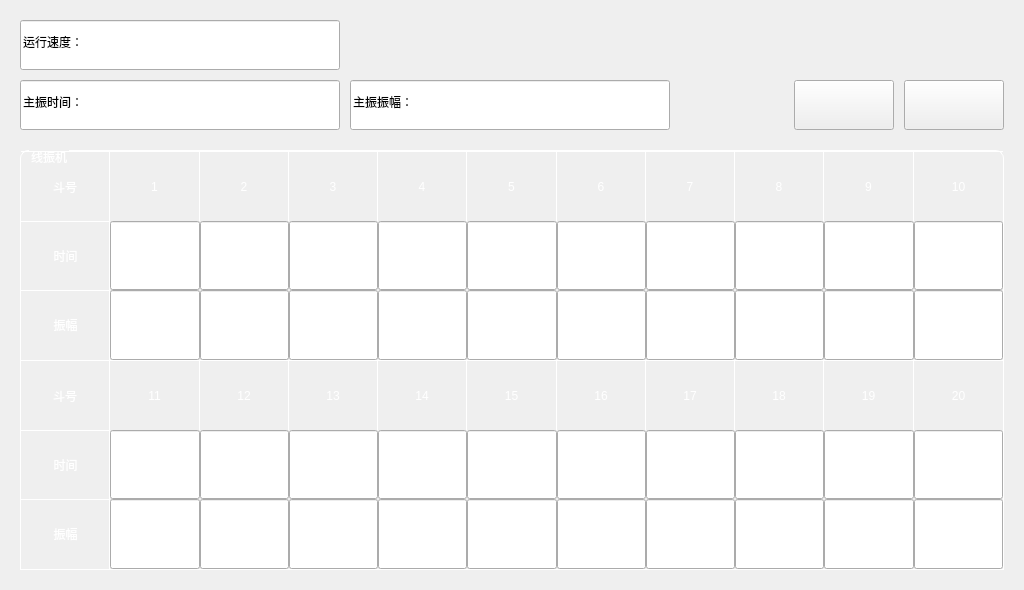
<?xml version="1.0" encoding="UTF-8"?>
<ui version="4.0">
 <class>FormMainModifyParam</class>
 <widget class="QWidget" name="FormMainModifyParam">
  <property name="geometry">
   <rect>
    <x>0</x>
    <y>0</y>
    <width>1024</width>
    <height>590</height>
   </rect>
  </property>
  <property name="windowTitle">
   <string>Form</string>
  </property>
  <widget class="QImageLineEdit" name="zz_sj">
   <property name="geometry">
    <rect>
     <x>20</x>
     <y>80</y>
     <width>320</width>
     <height>50</height>
    </rect>
   </property>
   <property name="whatsThis">
    <string>主振时间：?</string>
   </property>
   <property name="text">
    <string>主振时间：</string>
   </property>
  </widget>
  <widget class="QImageLineEdit" name="zz_zf">
   <property name="geometry">
    <rect>
     <x>350</x>
     <y>80</y>
     <width>320</width>
     <height>50</height>
    </rect>
   </property>
   <property name="whatsThis">
    <string>主振振幅：?</string>
   </property>
   <property name="text">
    <string>主振振幅：</string>
   </property>
  </widget>
  <widget class="QImageLineEdit" name="runspeed">
   <property name="geometry">
    <rect>
     <x>20</x>
     <y>20</y>
     <width>320</width>
     <height>50</height>
    </rect>
   </property>
   <property name="whatsThis">
    <string>运行速度：?</string>
   </property>
   <property name="text">
    <string>运行速度：</string>
   </property>
  </widget>
  <widget class="QGroupBox" name="groupBox">
   <property name="geometry">
    <rect>
     <x>20</x>
     <y>150</y>
     <width>984</width>
     <height>420</height>
    </rect>
   </property>
   <property name="styleSheet">
    <string notr="true">QGroupBox {
color: white;
border: 1px solid white;
border-top-left-radius:8px;
border-top-right-radius:8px;
margin-top: 0.5em;
padding-top: 0.6em;
}
QGroupBox::title {
subcontrol-origin: margin;
left: 9px;
}</string>
   </property>
   <property name="title">
    <string>线振机</string>
   </property>
   <layout class="QVBoxLayout" name="verticalLayout">
    <property name="spacing">
     <number>0</number>
    </property>
    <property name="leftMargin">
     <number>0</number>
    </property>
    <property name="topMargin">
     <number>0</number>
    </property>
    <property name="rightMargin">
     <number>0</number>
    </property>
    <property name="bottomMargin">
     <number>0</number>
    </property>
    <item>
     <widget class="QWidget" name="widget" native="true">
      <property name="styleSheet">
       <string notr="true">QLabel, QPushButton {
border-top: 1px solid white;
border-right: 1px solid white;
color: white;
}</string>
      </property>
      <layout class="QGridLayout" name="gridLayout">
       <property name="leftMargin">
        <number>0</number>
       </property>
       <property name="topMargin">
        <number>0</number>
       </property>
       <property name="rightMargin">
        <number>0</number>
       </property>
       <property name="bottomMargin">
        <number>0</number>
       </property>
       <property name="spacing">
        <number>0</number>
       </property>
       <item row="0" column="10">
        <widget class="QLabel" name="dn_10">
         <property name="styleSheet">
          <string notr="true">border-right: 0px;</string>
         </property>
         <property name="text">
          <string>10</string>
         </property>
         <property name="alignment">
          <set>Qt::AlignCenter</set>
         </property>
        </widget>
       </item>
       <item row="3" column="6">
        <widget class="QLabel" name="dn_16">
         <property name="text">
          <string>16</string>
         </property>
         <property name="alignment">
          <set>Qt::AlignCenter</set>
         </property>
        </widget>
       </item>
       <item row="3" column="9">
        <widget class="QLabel" name="dn_19">
         <property name="text">
          <string>19</string>
         </property>
         <property name="alignment">
          <set>Qt::AlignCenter</set>
         </property>
        </widget>
       </item>
       <item row="0" column="7">
        <widget class="QLabel" name="dn_7">
         <property name="text">
          <string>7</string>
         </property>
         <property name="alignment">
          <set>Qt::AlignCenter</set>
         </property>
        </widget>
       </item>
       <item row="1" column="4">
        <widget class="QLineEdit" name="xz_sj_4">
         <property name="sizePolicy">
          <sizepolicy hsizetype="Ignored" vsizetype="Preferred">
           <horstretch>0</horstretch>
           <verstretch>0</verstretch>
          </sizepolicy>
         </property>
         <property name="alignment">
          <set>Qt::AlignCenter</set>
         </property>
        </widget>
       </item>
       <item row="0" column="2">
        <widget class="QLabel" name="dn_2">
         <property name="text">
          <string>2</string>
         </property>
         <property name="alignment">
          <set>Qt::AlignCenter</set>
         </property>
        </widget>
       </item>
       <item row="4" column="3">
        <widget class="QLineEdit" name="xz_sj_13">
         <property name="sizePolicy">
          <sizepolicy hsizetype="Ignored" vsizetype="Preferred">
           <horstretch>0</horstretch>
           <verstretch>0</verstretch>
          </sizepolicy>
         </property>
         <property name="alignment">
          <set>Qt::AlignCenter</set>
         </property>
        </widget>
       </item>
       <item row="3" column="8">
        <widget class="QLabel" name="dn_18">
         <property name="text">
          <string>18</string>
         </property>
         <property name="alignment">
          <set>Qt::AlignCenter</set>
         </property>
        </widget>
       </item>
       <item row="1" column="0">
        <widget class="QPushButton" name="lab_2">
         <property name="sizePolicy">
          <sizepolicy hsizetype="Preferred" vsizetype="Preferred">
           <horstretch>0</horstretch>
           <verstretch>0</verstretch>
          </sizepolicy>
         </property>
         <property name="text">
          <string>时间</string>
         </property>
        </widget>
       </item>
       <item row="1" column="2">
        <widget class="QLineEdit" name="xz_sj_2">
         <property name="sizePolicy">
          <sizepolicy hsizetype="Ignored" vsizetype="Preferred">
           <horstretch>0</horstretch>
           <verstretch>0</verstretch>
          </sizepolicy>
         </property>
         <property name="alignment">
          <set>Qt::AlignCenter</set>
         </property>
        </widget>
       </item>
       <item row="1" column="8">
        <widget class="QLineEdit" name="xz_sj_8">
         <property name="sizePolicy">
          <sizepolicy hsizetype="Ignored" vsizetype="Preferred">
           <horstretch>0</horstretch>
           <verstretch>0</verstretch>
          </sizepolicy>
         </property>
         <property name="alignment">
          <set>Qt::AlignCenter</set>
         </property>
        </widget>
       </item>
       <item row="0" column="8">
        <widget class="QLabel" name="dn_8">
         <property name="text">
          <string>8</string>
         </property>
         <property name="alignment">
          <set>Qt::AlignCenter</set>
         </property>
        </widget>
       </item>
       <item row="2" column="10">
        <widget class="QLineEdit" name="xz_zf_10">
         <property name="sizePolicy">
          <sizepolicy hsizetype="Ignored" vsizetype="Preferred">
           <horstretch>0</horstretch>
           <verstretch>0</verstretch>
          </sizepolicy>
         </property>
         <property name="alignment">
          <set>Qt::AlignCenter</set>
         </property>
        </widget>
       </item>
       <item row="5" column="3">
        <widget class="QLineEdit" name="xz_zf_13">
         <property name="sizePolicy">
          <sizepolicy hsizetype="Ignored" vsizetype="Preferred">
           <horstretch>0</horstretch>
           <verstretch>0</verstretch>
          </sizepolicy>
         </property>
         <property name="alignment">
          <set>Qt::AlignCenter</set>
         </property>
        </widget>
       </item>
       <item row="5" column="6">
        <widget class="QLineEdit" name="xz_zf_16">
         <property name="sizePolicy">
          <sizepolicy hsizetype="Ignored" vsizetype="Preferred">
           <horstretch>0</horstretch>
           <verstretch>0</verstretch>
          </sizepolicy>
         </property>
         <property name="alignment">
          <set>Qt::AlignCenter</set>
         </property>
        </widget>
       </item>
       <item row="2" column="3">
        <widget class="QLineEdit" name="xz_zf_3">
         <property name="sizePolicy">
          <sizepolicy hsizetype="Ignored" vsizetype="Preferred">
           <horstretch>0</horstretch>
           <verstretch>0</verstretch>
          </sizepolicy>
         </property>
         <property name="alignment">
          <set>Qt::AlignCenter</set>
         </property>
        </widget>
       </item>
       <item row="0" column="3">
        <widget class="QLabel" name="dn_3">
         <property name="text">
          <string>3</string>
         </property>
         <property name="alignment">
          <set>Qt::AlignCenter</set>
         </property>
        </widget>
       </item>
       <item row="4" column="7">
        <widget class="QLineEdit" name="xz_sj_17">
         <property name="sizePolicy">
          <sizepolicy hsizetype="Ignored" vsizetype="Preferred">
           <horstretch>0</horstretch>
           <verstretch>0</verstretch>
          </sizepolicy>
         </property>
         <property name="alignment">
          <set>Qt::AlignCenter</set>
         </property>
        </widget>
       </item>
       <item row="5" column="5">
        <widget class="QLineEdit" name="xz_zf_15">
         <property name="sizePolicy">
          <sizepolicy hsizetype="Ignored" vsizetype="Preferred">
           <horstretch>0</horstretch>
           <verstretch>0</verstretch>
          </sizepolicy>
         </property>
         <property name="alignment">
          <set>Qt::AlignCenter</set>
         </property>
        </widget>
       </item>
       <item row="3" column="5">
        <widget class="QLabel" name="dn_15">
         <property name="text">
          <string>15</string>
         </property>
         <property name="alignment">
          <set>Qt::AlignCenter</set>
         </property>
        </widget>
       </item>
       <item row="0" column="1">
        <widget class="QLabel" name="dn_1">
         <property name="text">
          <string>1</string>
         </property>
         <property name="alignment">
          <set>Qt::AlignCenter</set>
         </property>
        </widget>
       </item>
       <item row="4" column="9">
        <widget class="QLineEdit" name="xz_sj_19">
         <property name="sizePolicy">
          <sizepolicy hsizetype="Ignored" vsizetype="Preferred">
           <horstretch>0</horstretch>
           <verstretch>0</verstretch>
          </sizepolicy>
         </property>
         <property name="alignment">
          <set>Qt::AlignCenter</set>
         </property>
        </widget>
       </item>
       <item row="2" column="5">
        <widget class="QLineEdit" name="xz_zf_5">
         <property name="sizePolicy">
          <sizepolicy hsizetype="Ignored" vsizetype="Preferred">
           <horstretch>0</horstretch>
           <verstretch>0</verstretch>
          </sizepolicy>
         </property>
         <property name="alignment">
          <set>Qt::AlignCenter</set>
         </property>
        </widget>
       </item>
       <item row="1" column="9">
        <widget class="QLineEdit" name="xz_sj_9">
         <property name="sizePolicy">
          <sizepolicy hsizetype="Ignored" vsizetype="Preferred">
           <horstretch>0</horstretch>
           <verstretch>0</verstretch>
          </sizepolicy>
         </property>
         <property name="alignment">
          <set>Qt::AlignCenter</set>
         </property>
        </widget>
       </item>
       <item row="4" column="8">
        <widget class="QLineEdit" name="xz_sj_18">
         <property name="sizePolicy">
          <sizepolicy hsizetype="Ignored" vsizetype="Preferred">
           <horstretch>0</horstretch>
           <verstretch>0</verstretch>
          </sizepolicy>
         </property>
         <property name="alignment">
          <set>Qt::AlignCenter</set>
         </property>
        </widget>
       </item>
       <item row="4" column="1">
        <widget class="QLineEdit" name="xz_sj_11">
         <property name="sizePolicy">
          <sizepolicy hsizetype="Ignored" vsizetype="Preferred">
           <horstretch>0</horstretch>
           <verstretch>0</verstretch>
          </sizepolicy>
         </property>
         <property name="alignment">
          <set>Qt::AlignCenter</set>
         </property>
        </widget>
       </item>
       <item row="5" column="4">
        <widget class="QLineEdit" name="xz_zf_14">
         <property name="sizePolicy">
          <sizepolicy hsizetype="Ignored" vsizetype="Preferred">
           <horstretch>0</horstretch>
           <verstretch>0</verstretch>
          </sizepolicy>
         </property>
         <property name="alignment">
          <set>Qt::AlignCenter</set>
         </property>
        </widget>
       </item>
       <item row="5" column="1">
        <widget class="QLineEdit" name="xz_zf_11">
         <property name="sizePolicy">
          <sizepolicy hsizetype="Ignored" vsizetype="Preferred">
           <horstretch>0</horstretch>
           <verstretch>0</verstretch>
          </sizepolicy>
         </property>
         <property name="alignment">
          <set>Qt::AlignCenter</set>
         </property>
        </widget>
       </item>
       <item row="3" column="1">
        <widget class="QLabel" name="dn_11">
         <property name="text">
          <string>11</string>
         </property>
         <property name="alignment">
          <set>Qt::AlignCenter</set>
         </property>
        </widget>
       </item>
       <item row="2" column="9">
        <widget class="QLineEdit" name="xz_zf_9">
         <property name="sizePolicy">
          <sizepolicy hsizetype="Ignored" vsizetype="Preferred">
           <horstretch>0</horstretch>
           <verstretch>0</verstretch>
          </sizepolicy>
         </property>
         <property name="alignment">
          <set>Qt::AlignCenter</set>
         </property>
        </widget>
       </item>
       <item row="3" column="3">
        <widget class="QLabel" name="dn_13">
         <property name="text">
          <string>13</string>
         </property>
         <property name="alignment">
          <set>Qt::AlignCenter</set>
         </property>
        </widget>
       </item>
       <item row="0" column="4">
        <widget class="QLabel" name="dn_4">
         <property name="text">
          <string>4</string>
         </property>
         <property name="alignment">
          <set>Qt::AlignCenter</set>
         </property>
        </widget>
       </item>
       <item row="4" column="2">
        <widget class="QLineEdit" name="xz_sj_12">
         <property name="sizePolicy">
          <sizepolicy hsizetype="Ignored" vsizetype="Preferred">
           <horstretch>0</horstretch>
           <verstretch>0</verstretch>
          </sizepolicy>
         </property>
         <property name="alignment">
          <set>Qt::AlignCenter</set>
         </property>
        </widget>
       </item>
       <item row="2" column="8">
        <widget class="QLineEdit" name="xz_zf_8">
         <property name="sizePolicy">
          <sizepolicy hsizetype="Ignored" vsizetype="Preferred">
           <horstretch>0</horstretch>
           <verstretch>0</verstretch>
          </sizepolicy>
         </property>
         <property name="alignment">
          <set>Qt::AlignCenter</set>
         </property>
        </widget>
       </item>
       <item row="2" column="0">
        <widget class="QPushButton" name="lab_3">
         <property name="sizePolicy">
          <sizepolicy hsizetype="Preferred" vsizetype="Preferred">
           <horstretch>0</horstretch>
           <verstretch>0</verstretch>
          </sizepolicy>
         </property>
         <property name="text">
          <string>振幅</string>
         </property>
        </widget>
       </item>
       <item row="4" column="4">
        <widget class="QLineEdit" name="xz_sj_14">
         <property name="sizePolicy">
          <sizepolicy hsizetype="Ignored" vsizetype="Preferred">
           <horstretch>0</horstretch>
           <verstretch>0</verstretch>
          </sizepolicy>
         </property>
         <property name="alignment">
          <set>Qt::AlignCenter</set>
         </property>
        </widget>
       </item>
       <item row="4" column="10">
        <widget class="QLineEdit" name="xz_sj_20">
         <property name="sizePolicy">
          <sizepolicy hsizetype="Ignored" vsizetype="Preferred">
           <horstretch>0</horstretch>
           <verstretch>0</verstretch>
          </sizepolicy>
         </property>
         <property name="alignment">
          <set>Qt::AlignCenter</set>
         </property>
        </widget>
       </item>
       <item row="1" column="5">
        <widget class="QLineEdit" name="xz_sj_5">
         <property name="sizePolicy">
          <sizepolicy hsizetype="Ignored" vsizetype="Preferred">
           <horstretch>0</horstretch>
           <verstretch>0</verstretch>
          </sizepolicy>
         </property>
         <property name="alignment">
          <set>Qt::AlignCenter</set>
         </property>
        </widget>
       </item>
       <item row="5" column="10">
        <widget class="QLineEdit" name="xz_zf_20">
         <property name="sizePolicy">
          <sizepolicy hsizetype="Ignored" vsizetype="Preferred">
           <horstretch>0</horstretch>
           <verstretch>0</verstretch>
          </sizepolicy>
         </property>
         <property name="alignment">
          <set>Qt::AlignCenter</set>
         </property>
        </widget>
       </item>
       <item row="2" column="2">
        <widget class="QLineEdit" name="xz_zf_2">
         <property name="sizePolicy">
          <sizepolicy hsizetype="Ignored" vsizetype="Preferred">
           <horstretch>0</horstretch>
           <verstretch>0</verstretch>
          </sizepolicy>
         </property>
         <property name="alignment">
          <set>Qt::AlignCenter</set>
         </property>
        </widget>
       </item>
       <item row="4" column="6">
        <widget class="QLineEdit" name="xz_sj_16">
         <property name="sizePolicy">
          <sizepolicy hsizetype="Ignored" vsizetype="Preferred">
           <horstretch>0</horstretch>
           <verstretch>0</verstretch>
          </sizepolicy>
         </property>
         <property name="alignment">
          <set>Qt::AlignCenter</set>
         </property>
        </widget>
       </item>
       <item row="2" column="7">
        <widget class="QLineEdit" name="xz_zf_7">
         <property name="sizePolicy">
          <sizepolicy hsizetype="Ignored" vsizetype="Preferred">
           <horstretch>0</horstretch>
           <verstretch>0</verstretch>
          </sizepolicy>
         </property>
         <property name="alignment">
          <set>Qt::AlignCenter</set>
         </property>
        </widget>
       </item>
       <item row="5" column="2">
        <widget class="QLineEdit" name="xz_zf_12">
         <property name="sizePolicy">
          <sizepolicy hsizetype="Ignored" vsizetype="Preferred">
           <horstretch>0</horstretch>
           <verstretch>0</verstretch>
          </sizepolicy>
         </property>
         <property name="alignment">
          <set>Qt::AlignCenter</set>
         </property>
        </widget>
       </item>
       <item row="5" column="8">
        <widget class="QLineEdit" name="xz_zf_18">
         <property name="sizePolicy">
          <sizepolicy hsizetype="Ignored" vsizetype="Preferred">
           <horstretch>0</horstretch>
           <verstretch>0</verstretch>
          </sizepolicy>
         </property>
         <property name="alignment">
          <set>Qt::AlignCenter</set>
         </property>
        </widget>
       </item>
       <item row="2" column="1">
        <widget class="QLineEdit" name="xz_zf_1">
         <property name="sizePolicy">
          <sizepolicy hsizetype="Ignored" vsizetype="Preferred">
           <horstretch>0</horstretch>
           <verstretch>0</verstretch>
          </sizepolicy>
         </property>
         <property name="alignment">
          <set>Qt::AlignCenter</set>
         </property>
        </widget>
       </item>
       <item row="1" column="1">
        <widget class="QLineEdit" name="xz_sj_1">
         <property name="sizePolicy">
          <sizepolicy hsizetype="Ignored" vsizetype="Preferred">
           <horstretch>0</horstretch>
           <verstretch>0</verstretch>
          </sizepolicy>
         </property>
         <property name="alignment">
          <set>Qt::AlignCenter</set>
         </property>
        </widget>
       </item>
       <item row="3" column="2">
        <widget class="QLabel" name="dn_12">
         <property name="text">
          <string>12</string>
         </property>
         <property name="alignment">
          <set>Qt::AlignCenter</set>
         </property>
        </widget>
       </item>
       <item row="1" column="10">
        <widget class="QLineEdit" name="xz_sj_10">
         <property name="sizePolicy">
          <sizepolicy hsizetype="Ignored" vsizetype="Preferred">
           <horstretch>0</horstretch>
           <verstretch>0</verstretch>
          </sizepolicy>
         </property>
         <property name="alignment">
          <set>Qt::AlignCenter</set>
         </property>
        </widget>
       </item>
       <item row="2" column="6">
        <widget class="QLineEdit" name="xz_zf_6">
         <property name="sizePolicy">
          <sizepolicy hsizetype="Ignored" vsizetype="Preferred">
           <horstretch>0</horstretch>
           <verstretch>0</verstretch>
          </sizepolicy>
         </property>
         <property name="alignment">
          <set>Qt::AlignCenter</set>
         </property>
        </widget>
       </item>
       <item row="5" column="7">
        <widget class="QLineEdit" name="xz_zf_17">
         <property name="sizePolicy">
          <sizepolicy hsizetype="Ignored" vsizetype="Preferred">
           <horstretch>0</horstretch>
           <verstretch>0</verstretch>
          </sizepolicy>
         </property>
         <property name="alignment">
          <set>Qt::AlignCenter</set>
         </property>
        </widget>
       </item>
       <item row="4" column="5">
        <widget class="QLineEdit" name="xz_sj_15">
         <property name="sizePolicy">
          <sizepolicy hsizetype="Ignored" vsizetype="Preferred">
           <horstretch>0</horstretch>
           <verstretch>0</verstretch>
          </sizepolicy>
         </property>
         <property name="alignment">
          <set>Qt::AlignCenter</set>
         </property>
        </widget>
       </item>
       <item row="1" column="6">
        <widget class="QLineEdit" name="xz_sj_6">
         <property name="sizePolicy">
          <sizepolicy hsizetype="Ignored" vsizetype="Preferred">
           <horstretch>0</horstretch>
           <verstretch>0</verstretch>
          </sizepolicy>
         </property>
         <property name="alignment">
          <set>Qt::AlignCenter</set>
         </property>
        </widget>
       </item>
       <item row="3" column="4">
        <widget class="QLabel" name="dn_14">
         <property name="text">
          <string>14</string>
         </property>
         <property name="alignment">
          <set>Qt::AlignCenter</set>
         </property>
        </widget>
       </item>
       <item row="5" column="9">
        <widget class="QLineEdit" name="xz_zf_19">
         <property name="sizePolicy">
          <sizepolicy hsizetype="Ignored" vsizetype="Preferred">
           <horstretch>0</horstretch>
           <verstretch>0</verstretch>
          </sizepolicy>
         </property>
         <property name="alignment">
          <set>Qt::AlignCenter</set>
         </property>
        </widget>
       </item>
       <item row="0" column="5">
        <widget class="QLabel" name="dn_5">
         <property name="text">
          <string>5</string>
         </property>
         <property name="alignment">
          <set>Qt::AlignCenter</set>
         </property>
        </widget>
       </item>
       <item row="1" column="3">
        <widget class="QLineEdit" name="xz_sj_3">
         <property name="sizePolicy">
          <sizepolicy hsizetype="Ignored" vsizetype="Preferred">
           <horstretch>0</horstretch>
           <verstretch>0</verstretch>
          </sizepolicy>
         </property>
         <property name="alignment">
          <set>Qt::AlignCenter</set>
         </property>
        </widget>
       </item>
       <item row="3" column="0">
        <widget class="QLabel" name="lab_5">
         <property name="text">
          <string>斗号</string>
         </property>
         <property name="alignment">
          <set>Qt::AlignCenter</set>
         </property>
         <property name="margin">
          <number>3</number>
         </property>
        </widget>
       </item>
       <item row="3" column="10">
        <widget class="QLabel" name="dn_20">
         <property name="styleSheet">
          <string notr="true">border-right: 0px;</string>
         </property>
         <property name="text">
          <string>20</string>
         </property>
         <property name="alignment">
          <set>Qt::AlignCenter</set>
         </property>
        </widget>
       </item>
       <item row="1" column="7">
        <widget class="QLineEdit" name="xz_sj_7">
         <property name="sizePolicy">
          <sizepolicy hsizetype="Ignored" vsizetype="Preferred">
           <horstretch>0</horstretch>
           <verstretch>0</verstretch>
          </sizepolicy>
         </property>
         <property name="alignment">
          <set>Qt::AlignCenter</set>
         </property>
        </widget>
       </item>
       <item row="2" column="4">
        <widget class="QLineEdit" name="xz_zf_4">
         <property name="sizePolicy">
          <sizepolicy hsizetype="Ignored" vsizetype="Preferred">
           <horstretch>0</horstretch>
           <verstretch>0</verstretch>
          </sizepolicy>
         </property>
         <property name="alignment">
          <set>Qt::AlignCenter</set>
         </property>
        </widget>
       </item>
       <item row="0" column="6">
        <widget class="QLabel" name="dn_6">
         <property name="text">
          <string>6</string>
         </property>
         <property name="alignment">
          <set>Qt::AlignCenter</set>
         </property>
        </widget>
       </item>
       <item row="0" column="9">
        <widget class="QLabel" name="dn_9">
         <property name="text">
          <string>9</string>
         </property>
         <property name="alignment">
          <set>Qt::AlignCenter</set>
         </property>
        </widget>
       </item>
       <item row="3" column="7">
        <widget class="QLabel" name="dn_17">
         <property name="text">
          <string>17</string>
         </property>
         <property name="alignment">
          <set>Qt::AlignCenter</set>
         </property>
        </widget>
       </item>
       <item row="0" column="0">
        <widget class="QLabel" name="lab_1">
         <property name="text">
          <string>斗号</string>
         </property>
         <property name="alignment">
          <set>Qt::AlignCenter</set>
         </property>
         <property name="margin">
          <number>3</number>
         </property>
        </widget>
       </item>
       <item row="4" column="0">
        <widget class="QPushButton" name="lab_6">
         <property name="sizePolicy">
          <sizepolicy hsizetype="Preferred" vsizetype="Preferred">
           <horstretch>0</horstretch>
           <verstretch>0</verstretch>
          </sizepolicy>
         </property>
         <property name="text">
          <string>时间</string>
         </property>
        </widget>
       </item>
       <item row="5" column="0">
        <widget class="QPushButton" name="lab_7">
         <property name="sizePolicy">
          <sizepolicy hsizetype="Preferred" vsizetype="Preferred">
           <horstretch>0</horstretch>
           <verstretch>0</verstretch>
          </sizepolicy>
         </property>
         <property name="text">
          <string>振幅</string>
         </property>
        </widget>
       </item>
      </layout>
     </widget>
    </item>
   </layout>
  </widget>
  <widget class="QPushButton" name="bt_up">
   <property name="geometry">
    <rect>
     <x>794</x>
     <y>80</y>
     <width>100</width>
     <height>50</height>
    </rect>
   </property>
   <property name="text">
    <string/>
   </property>
   <property name="icon">
    <iconset resource="qrc.qrc">
     <normaloff>:/rc/icon/up.png</normaloff>:/rc/icon/up.png</iconset>
   </property>
   <property name="iconSize">
    <size>
     <width>40</width>
     <height>40</height>
    </size>
   </property>
  </widget>
  <widget class="QPushButton" name="bt_down">
   <property name="geometry">
    <rect>
     <x>904</x>
     <y>80</y>
     <width>100</width>
     <height>50</height>
    </rect>
   </property>
   <property name="text">
    <string/>
   </property>
   <property name="icon">
    <iconset resource="qrc.qrc">
     <normaloff>:/rc/icon/down.png</normaloff>:/rc/icon/down.png</iconset>
   </property>
   <property name="iconSize">
    <size>
     <width>40</width>
     <height>40</height>
    </size>
   </property>
  </widget>
 </widget>
 <customwidgets>
  <customwidget>
   <class>QImageLineEdit</class>
   <extends>QLineEdit</extends>
   <header>MWidget.h</header>
  </customwidget>
 </customwidgets>
 <resources>
  <include location="qrc.qrc"/>
 </resources>
 <connections/>
</ui>
